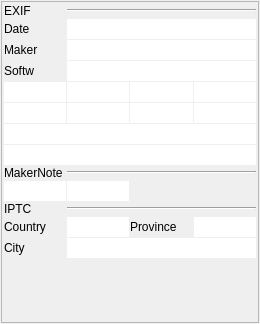
<?xml version="1.0" encoding="UTF-8"?>
<ui version="4.0">
 <class>MetadataWidget</class>
 <widget class="QWidget" name="MetadataWidget">
  <property name="geometry">
   <rect>
    <x>0</x>
    <y>0</y>
    <width>260</width>
    <height>324</height>
   </rect>
  </property>
  <property name="windowTitle">
   <string>Form</string>
  </property>
  <layout class="QVBoxLayout" name="verticalLayout">
   <property name="spacing">
    <number>1</number>
   </property>
   <property name="leftMargin">
    <number>1</number>
   </property>
   <property name="topMargin">
    <number>1</number>
   </property>
   <property name="rightMargin">
    <number>1</number>
   </property>
   <property name="bottomMargin">
    <number>1</number>
   </property>
   <item>
    <widget class="QScrollArea" name="scrollArea">
     <property name="widgetResizable">
      <bool>true</bool>
     </property>
     <widget class="QWidget" name="scrollAreaWidgetContents">
      <property name="geometry">
       <rect>
        <x>0</x>
        <y>0</y>
        <width>256</width>
        <height>320</height>
       </rect>
      </property>
      <layout class="QGridLayout" name="gridLayout">
       <property name="leftMargin">
        <number>2</number>
       </property>
       <property name="topMargin">
        <number>2</number>
       </property>
       <property name="rightMargin">
        <number>2</number>
       </property>
       <property name="bottomMargin">
        <number>2</number>
       </property>
       <property name="spacing">
        <number>1</number>
       </property>
       <item row="4" column="1">
        <widget class="QLineEdit" name="speedLineEdit">
         <property name="toolTip">
          <string>Shutter speed</string>
         </property>
         <property name="frame">
          <bool>false</bool>
         </property>
         <property name="readOnly">
          <bool>true</bool>
         </property>
        </widget>
       </item>
       <item row="3" column="0">
        <widget class="QLabel" name="label_3">
         <property name="toolTip">
          <string>Camera maker and model</string>
         </property>
         <property name="text">
          <string>Softw</string>
         </property>
        </widget>
       </item>
       <item row="6" column="3">
        <widget class="QLineEdit" name="programLineEdit">
         <property name="toolTip">
          <string>Focus distance in m</string>
         </property>
         <property name="statusTip">
          <string>Focus distance in meters</string>
         </property>
         <property name="frame">
          <bool>false</bool>
         </property>
         <property name="readOnly">
          <bool>true</bool>
         </property>
        </widget>
       </item>
       <item row="15" column="2">
        <spacer name="verticalSpacer">
         <property name="orientation">
          <enum>Qt::Vertical</enum>
         </property>
         <property name="sizeHint" stdset="0">
          <size>
           <width>20</width>
           <height>40</height>
          </size>
         </property>
        </spacer>
       </item>
       <item row="1" column="1" colspan="3">
        <widget class="QLineEdit" name="dateLineEdit">
         <property name="toolTip">
          <string>Shooting date</string>
         </property>
         <property name="frame">
          <bool>false</bool>
         </property>
         <property name="readOnly">
          <bool>true</bool>
         </property>
        </widget>
       </item>
       <item row="12" column="0">
        <widget class="QLabel" name="label_10">
         <property name="toolTip">
          <string>Country field</string>
         </property>
         <property name="text">
          <string>Country</string>
         </property>
        </widget>
       </item>
       <item row="11" column="1" colspan="3">
        <widget class="Line" name="line_2">
         <property name="orientation">
          <enum>Qt::Horizontal</enum>
         </property>
        </widget>
       </item>
       <item row="12" column="1">
        <widget class="QLineEdit" name="iptcCountryLineEdit">
         <property name="toolTip">
          <string>Country field (editable)</string>
         </property>
         <property name="frame">
          <bool>false</bool>
         </property>
        </widget>
       </item>
       <item row="14" column="1" colspan="3">
        <widget class="QLineEdit" name="iptcCityLineEdit">
         <property name="toolTip">
          <string>City field (editable)</string>
         </property>
         <property name="frame">
          <bool>false</bool>
         </property>
        </widget>
       </item>
       <item row="2" column="0">
        <widget class="QLabel" name="label">
         <property name="toolTip">
          <string>Camera maker and model</string>
         </property>
         <property name="text">
          <string>Maker</string>
         </property>
        </widget>
       </item>
       <item row="2" column="1" colspan="3">
        <widget class="QLineEdit" name="makerLineEdit">
         <property name="toolTip">
          <string>Camera maker and model</string>
         </property>
         <property name="frame">
          <bool>false</bool>
         </property>
        </widget>
       </item>
       <item row="11" column="0">
        <widget class="QLabel" name="label_9">
         <property name="toolTip">
          <string>IPTC fields : they can be edited in Ema</string>
         </property>
         <property name="text">
          <string>IPTC</string>
         </property>
        </widget>
       </item>
       <item row="12" column="2">
        <widget class="QLabel" name="label_11">
         <property name="toolTip">
          <string>Province field</string>
         </property>
         <property name="text">
          <string>Province</string>
         </property>
        </widget>
       </item>
       <item row="10" column="0">
        <widget class="QLineEdit" name="detectedFacesLineEdit">
         <property name="toolTip">
          <string>Aperture value</string>
         </property>
         <property name="frame">
          <bool>false</bool>
         </property>
         <property name="readOnly">
          <bool>true</bool>
         </property>
        </widget>
       </item>
       <item row="0" column="1" colspan="3">
        <widget class="Line" name="line">
         <property name="orientation">
          <enum>Qt::Horizontal</enum>
         </property>
        </widget>
       </item>
       <item row="12" column="3">
        <widget class="QLineEdit" name="iptcProvinceLineEdit">
         <property name="toolTip">
          <string>Province field (editable)</string>
         </property>
         <property name="frame">
          <bool>false</bool>
         </property>
        </widget>
       </item>
       <item row="0" column="0">
        <widget class="QLabel" name="label_8">
         <property name="text">
          <string>EXIF</string>
         </property>
        </widget>
       </item>
       <item row="14" column="0">
        <widget class="QLabel" name="label_12">
         <property name="toolTip">
          <string>City field</string>
         </property>
         <property name="text">
          <string>City</string>
         </property>
        </widget>
       </item>
       <item row="1" column="0">
        <widget class="QLabel" name="label_7">
         <property name="toolTip">
          <string>Shooting date</string>
         </property>
         <property name="text">
          <string>Date</string>
         </property>
        </widget>
       </item>
       <item row="9" column="1" colspan="3">
        <widget class="Line" name="line_5">
         <property name="orientation">
          <enum>Qt::Horizontal</enum>
         </property>
        </widget>
       </item>
       <item row="4" column="2">
        <widget class="QLineEdit" name="isoLineEdit">
         <property name="toolTip">
          <string>ISO Sensitivity</string>
         </property>
         <property name="frame">
          <bool>false</bool>
         </property>
         <property name="readOnly">
          <bool>true</bool>
         </property>
        </widget>
       </item>
       <item row="4" column="3">
        <widget class="QLineEdit" name="flashLineEdit">
         <property name="toolTip">
          <string>Flash</string>
         </property>
         <property name="frame">
          <bool>false</bool>
         </property>
         <property name="readOnly">
          <bool>true</bool>
         </property>
        </widget>
       </item>
       <item row="6" column="2">
        <widget class="QLineEdit" name="distanceLineEdit">
         <property name="toolTip">
          <string>Focus distance in m</string>
         </property>
         <property name="statusTip">
          <string>Focus distance in meters</string>
         </property>
         <property name="frame">
          <bool>false</bool>
         </property>
         <property name="readOnly">
          <bool>true</bool>
         </property>
        </widget>
       </item>
       <item row="6" column="0">
        <widget class="QLineEdit" name="orientationLineEdit">
         <property name="toolTip">
          <string>Orientation</string>
         </property>
         <property name="frame">
          <bool>false</bool>
         </property>
         <property name="readOnly">
          <bool>true</bool>
         </property>
        </widget>
       </item>
       <item row="4" column="0">
        <widget class="QLineEdit" name="apertureLineEdit">
         <property name="toolTip">
          <string>Aperture value</string>
         </property>
         <property name="frame">
          <bool>false</bool>
         </property>
         <property name="readOnly">
          <bool>true</bool>
         </property>
        </widget>
       </item>
       <item row="9" column="0">
        <widget class="QLabel" name="label_19">
         <property name="toolTip">
          <string>IPTC fields : they can be edited in Ema</string>
         </property>
         <property name="text">
          <string>MakerNote</string>
         </property>
        </widget>
       </item>
       <item row="3" column="1" colspan="3">
        <widget class="QLineEdit" name="softwareLineEdit">
         <property name="toolTip">
          <string>Camera maker and model</string>
         </property>
         <property name="frame">
          <bool>false</bool>
         </property>
        </widget>
       </item>
       <item row="6" column="1">
        <widget class="QLineEdit" name="focalLineEdit">
         <property name="toolTip">
          <string>Real focal length in millimeters</string>
         </property>
         <property name="frame">
          <bool>false</bool>
         </property>
         <property name="readOnly">
          <bool>true</bool>
         </property>
        </widget>
       </item>
       <item row="8" column="0" colspan="4">
        <widget class="QLineEdit" name="subjectAreaLineEdit">
         <property name="toolTip">
          <string>Orientation</string>
         </property>
         <property name="frame">
          <bool>false</bool>
         </property>
         <property name="readOnly">
          <bool>true</bool>
         </property>
        </widget>
       </item>
       <item row="10" column="1">
        <widget class="QLineEdit" name="convergenceLineEdit">
         <property name="toolTip">
          <string>Aperture value</string>
         </property>
         <property name="frame">
          <bool>false</bool>
         </property>
         <property name="readOnly">
          <bool>true</bool>
         </property>
        </widget>
       </item>
       <item row="7" column="0" colspan="4">
        <widget class="QLineEdit" name="sizeLineEdit">
         <property name="toolTip">
          <string>Orientation</string>
         </property>
         <property name="frame">
          <bool>false</bool>
         </property>
         <property name="readOnly">
          <bool>true</bool>
         </property>
        </widget>
       </item>
      </layout>
     </widget>
    </widget>
   </item>
  </layout>
 </widget>
 <resources/>
 <connections/>
</ui>
